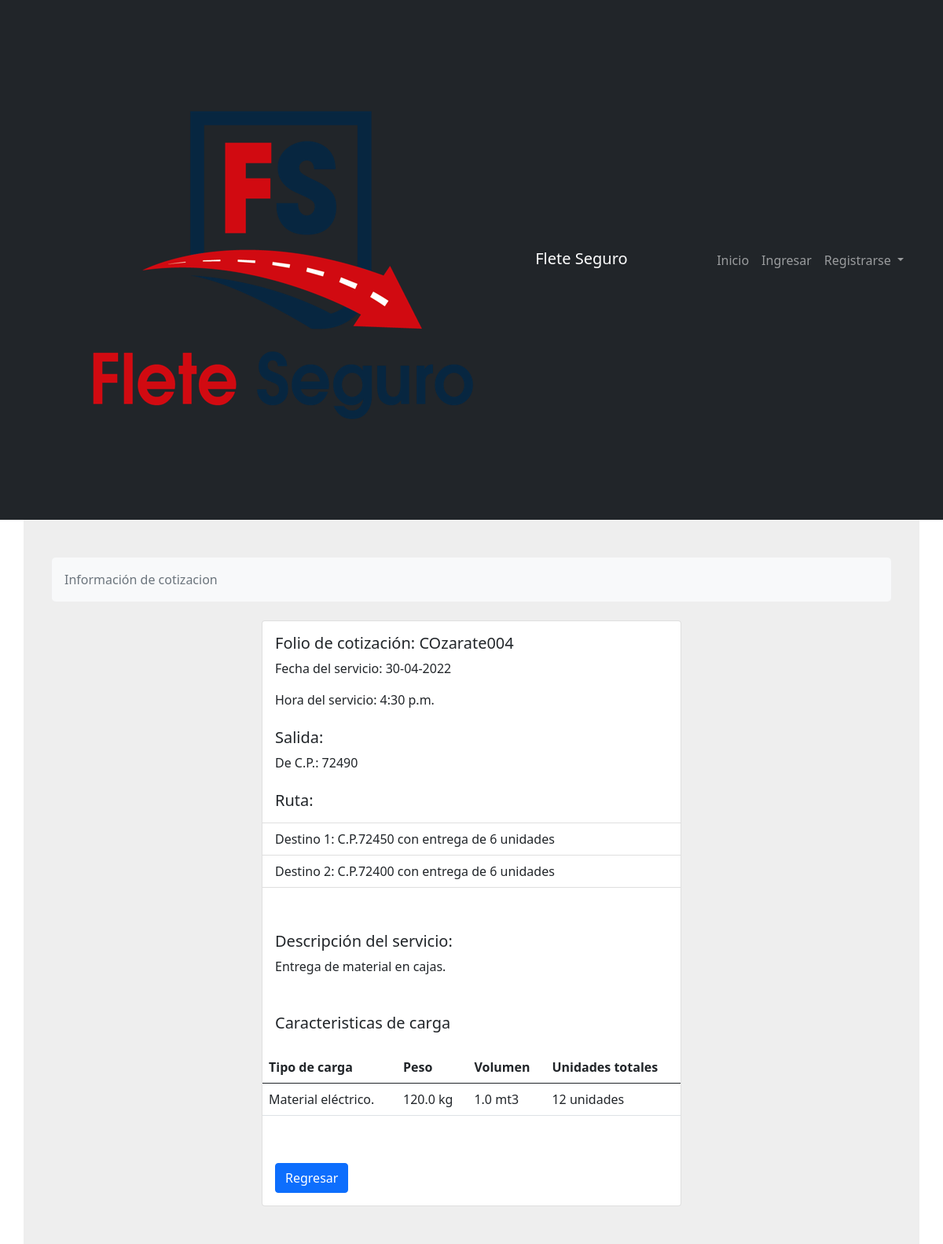
The page /fletes/cotizacion/detalle/zarate-4 on the database its author committed.
### fletes/models.py (models this page shows, shortened)
class Cotizacion(models.Model):
    transportista_id = models.ForeignKey(
        Transportista,
        verbose_name="Transportista",
        on_delete=models.CASCADE)
    solicitud_id = models.ForeignKey(
        Solicitud,
        verbose_name="Solicitud",
        on_delete=models.CASCADE)
    unidad_id = models.ForeignKey(
        Unidades,
        verbose_name="Unidad",
        on_delete=models.CASCADE)
    creado = models.DateTimeField(editable=False)
    modificado = models.DateTimeField()
    monto = models.FloatField(
        verbose_name="Monto")
    folio = models.CharField(verbose_name="Folio", max_length=20, editable=False, unique = True)
    estado_cotizacion = models.CharField(verbose_name="Estado", choices=ESTADO_COTIZACION, max_length=40, default="Pendiente")
    motivo_cancelacion = models.TextField(verbose_name="Motivo de cancelación", null=True, blank=True)
    total = models.FloatField(
        verbose_name="Total", null=True, blank=True)
    slug = models.SlugField(null=True, blank=True)
    nivel_seguro = models.ForeignKey(
        Seguro,
        verbose_name="Nivel de Seguro",
        on_delete=models.CASCADE,
        null=True,
        blank=True)
    es_asegurada = models.BooleanField(
        verbose_name="Viaje asegurado",
        default=False,)
    aceptar_tyc = models.BooleanField(
        verbose_name="Aceptación de términos y condiciones de seguro",
        default=False,)
    activo = models.BooleanField(
        verbose_name="Activo",
        default=True,)

class Solicitud(models.Model):
    cliente_id = models.ForeignKey(Cliente, on_delete=models.CASCADE)
    folio = models.CharField(verbose_name="Folio", max_length=20, editable=False, unique = True)
    creado = models.DateTimeField(editable=False)
    modificado = models.DateTimeField()
    descripcion_servicio = models.TextField(verbose_name="Descripción de servicio")
    caracteristicas_carga = models.TextField(verbose_name="Tipo de carga")
    peso_carga = models.FloatField(verbose_name="Peso de la carga(kg)")
    volumen_carga = models.FloatField(verbose_name="Volumen de la carga(mts3)")
    unidades_totales = models.IntegerField(verbose_name="Unidades totales de la carga")
    fecha_servicio = models.DateTimeField(verbose_name="Fecha de servicio", validators=[validate_date])
    hora = models.TimeField(verbose_name="Hora de servicio")
    tiempo_carga = models.IntegerField(verbose_name="Tiempo máximo para la carga(min)")
    domicilio_id = models.ForeignKey(Domicilios, on_delete=models.PROTECT, verbose_name="Origen")
    estado_solicitud = models.CharField(verbose_name="Estado", choices=ESTADO_SOLICITUD, max_length=40, default="Guardada")
    tiempo_total = models.FloatField(verbose_name="Tiempo total del viaje", null=True, blank=True)
    km_total = models.FloatField(verbose_name="Km totales del viaje", null=True, blank=True)
    slug = models.SlugField(null=True, blank=True)
    material_peligroso = models.BooleanField(
        verbose_name="Es material peligroso",
        default=False,)
    motivo_cancelacion = models.TextField(verbose_name="Motivo de cancelación")
    activo = models.BooleanField(
        verbose_name="Activo",
        default=True,)

class Domicilios(models.Model):
    cliente_id = models.ForeignKey(Cliente, on_delete=models.CASCADE)
    creado = models.DateTimeField(editable=False)
    modificado = models.DateTimeField()
    nombre = models.CharField(verbose_name="Nombre para identificar domicilio", max_length=100)
    calle = models.CharField(verbose_name="Calle", max_length=100)
    num_ext = models.CharField(verbose_name="Numero exterior", max_length=100)
    num_int = models.CharField(verbose_name="Numero interior", max_length=100, default="", blank=True)
    colonia = models.CharField(verbose_name="Colonia", max_length=100)
    municipio = models.CharField(verbose_name="Municipio o alcadía", max_length=100)
    cp = models.CharField(verbose_name="Código postal",max_length=100,)
    estado = models.CharField(verbose_name="Estado", choices=ESTADOS, max_length=40)
    referencias = models.TextField(verbose_name="Refrencias del domicilio")
    longitud = models.FloatField(verbose_name="Longitud", null=True, blank=True)
    latitud = models.FloatField(verbose_name="Latitud", null=True, blank=True)
    is_valid = models.BooleanField(verbose_name="Es válido", default=False)
    google_format = models.CharField(verbose_name="Dirección completa", max_length=100, null=True, blank=True)
    google_place_id = models.CharField(verbose_name="Google place ID", max_length=100, null=True, blank=True)
    slug = models.SlugField(null=True, blank=True)

class Destino(models.Model):
    solicitud_id = models.ForeignKey(Solicitud, on_delete=models.CASCADE)
    domicilio_id = models.ForeignKey(Domicilios, on_delete=models.PROTECT)
    tiempo_descarga = models.IntegerField(verbose_name="Tiempo máximo para la descarga(min)")
    unidades_entregar = models.IntegerField(verbose_name="Unidades a entregar en este destino")
    foto1 = models.ImageField(verbose_name="Foto 1 evidencia de entrega", upload_to='unidades_pics', null=True, blank=True)
    foto2 = models.ImageField(verbose_name="Foto 2 evidencia de entrega", upload_to='unidades_pics', null=True, blank=True)
    foto3 = models.ImageField(verbose_name="Foto 3 evidencia de entrega", upload_to='unidades_pics', null=True, blank=True)
    foto4 = models.ImageField(verbose_name="Foto 4 evidencia de entrega", upload_to='unidades_pics', null=True, blank=True)
    foto5 = models.ImageField(verbose_name="Foto 5 evidencia de entrega", upload_to='unidades_pics', null=True, blank=True)

### fletes/views.py (the view)
# urls.py: path('cotizacion/detalle/<slug:slug>', CotizacionDetalle.as_view(), name='detalle-cotizacion'),
class CotizacionDetalle(DetailView):
    model = Cotizacion
    template_name = 'fletes/cotizacionDetalle.html'
    def get_context_data(self, *args, **kwargs):
        context = super().get_context_data(*args, **kwargs)
        cotizacion = self.get_object()
        destinos = Destino.objects.filter(solicitud_id=cotizacion.solicitud_id)
        solicitud = Solicitud.objects.get(id=cotizacion.solicitud_id.id)
        context['destinos'] = destinos
        context['solicitud'] = solicitud
        return context

### fletes/templates/fletes/cotizacionDetalle.html (shortened to what this page needs)
{% extends 'base.html' %}
{% load crispy_forms_tags %}
{% block content %}
    <section style="background-color: #eee;">
        <div class="container py-5 mt-4r">
            <div class="row justify-content-center">
                <div class="col">
                    <nav aria-label="breadcrumb" class="bg-light rounded-3 p-3 mb-4">
                        <ol class="breadcrumb mb-0">
                            <li class="breadcrumb-item active" aria-current="page">Información de cotizacion</li>
                        </ol>
                    </nav>
                </div>
            </div>
            <div class="row">
                <div class="col-12 justify-content-center">
                        <div class="col-lg-6 offset-lg-3">
                            <div class="card">
                                <div class="card-body">
                                    <h5 class="card-title">Folio de cotización: {{cotizacion.folio}}</h5>
                                    <p class="card-text">Fecha del servicio: {{solicitud.fecha_servicio|date:"d-m-Y"}}</p>
                                    <p class="card-text">Hora del servicio: {{solicitud.hora}}</p>
                                    <h5 class="card-text mt-4">Salida:</h5>
                                    <p class="card-text">De C.P.: {{solicitud.domicilio_id.cp}}</p>
                                    <h5 class="card-text mt-4">Ruta:</h5>
                                </div>
                                <ul class="list-group list-group-flush">
                                    {% if destinos %}
                                        {% for destino in destinos %}
                                            <li class="list-group-item">Destino {{ forloop.counter }}: C.P.{{ destino.domicilio_id.cp }} con entrega de {{ destino.unidades_entregar}} unidades </li>
                                        {% endfor %}
                                    {% else %}
                                        <li class="list-group-item">No hay destinos</li>
                                    {% endif %}
                                </ul>
                                <div class="card-body mt-3">
                                    <h5 class="card-text mt-4">Descripción del servicio:</h5>
                                    <p class="card-text">{{solicitud.descripcion_servicio}}</p>
                                </div>
                                <div class="card-body mt-3">
                                    <p class="h5">Caracteristicas de carga</p>
                                </div>
                                        <div class="col-md-12 mb-1">
                                            <table class="table">
                                                <thead>
                                                    <tr>
                                                        <th scope="col">Tipo de carga</th>
                                                        <th scope="col">Peso</th>
                                                        <th scope="col">Volumen</th>
                                                        <th scope="col">Unidades totales</th>
                                                    </tr>
                                                </thead>
                                                <tbody>
                                                    <tr>
                                                    <td>{{solicitud.caracteristicas_carga}}</td>
                                                    <td>{{solicitud.peso_carga}} kg</td>
                                                    <td>{{solicitud.volumen_carga}} mt3</td>
                                                    <td>{{solicitud.unidades_totales}} unidades</td>
                                                    </tr>
                                                </tbody>
                                                </table>
                                        </div>
                                <div class="card-body justify-content-between">
                                  <a href="{% url 'fletes:cotizaciones' %}"><button type="button" class="btn btn-primary mt-4"> Regresar </button></a>
                                </div>
                            </div>
                        </div>
                    </div>
                </div>
            </div>
        </div>
{% endblock content %}

### rows shown on the page
Cotizacion: folio "COzarate004"
Solicitud: fecha_servicio "30-04-2022", hora "4:30 p.m.", domicilio_id.cp "72490", descripcion_servicio "Entrega de material en cajas.", caracteristicas_carga "Material eléctrico.", peso_carga "120.0", volumen_carga "1.0", unidades_totales "12"
Destino: domicilio_id.cp "72450", unidades_entregar "6"
Destino: domicilio_id.cp "72400", unidades_entregar "6"
